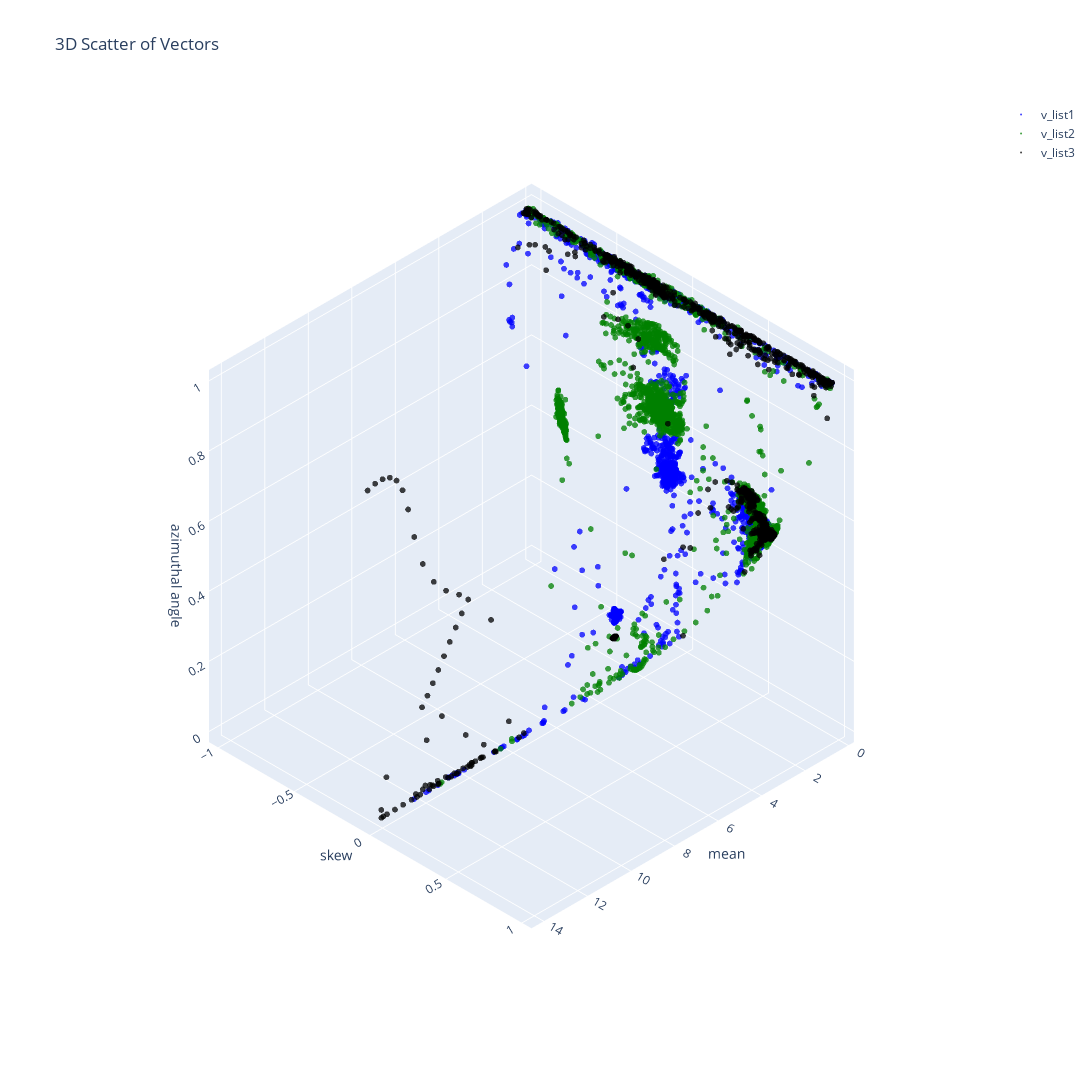

Notebook source saved alongside this figure:
### Code cell
import plotly.graph_objects as go

ds_f = 1

def extract_xyzc(v_list, color):
    x = [v[1] for v in v_list][::ds_f]
    y = [v[2] for v in v_list][::ds_f]
    z = [v[3] for v in v_list][::ds_f]
    c = [color] * len(x)
    return x, y, z, c

# Extract and assign uniform colors
x1, y1, z1, c1 = extract_xyzc(v_list1, 'blue')
x2, y2, z2, c2 = extract_xyzc(v_list2, 'green')
x3, y3, z3, c3 = extract_xyzc(v_list3, 'black')

fig = go.Figure(data=[
    go.Scatter3d(x=x1, y=y1, z=z1, mode='markers',
                 marker=dict(size=2, color=c1, opacity=0.75), name='v_list1'),
    go.Scatter3d(x=x2, y=y2, z=z2, mode='markers',
                 marker=dict(size=2, color=c2, opacity=0.75), name='v_list2'),
    go.Scatter3d(x=x3, y=y3, z=z3, mode='markers',
                 marker=dict(size=2, color=c3, opacity=0.75), name='v_list3')
])

fig.update_layout(
    title="3D Scatter of Vectors",
    scene=dict(
        xaxis_title="mean",
        yaxis_title="skew",
        zaxis_title="azimuthal angle",
        camera=dict(projection=dict(type="orthographic"))
    ),
    width=1500,
    height=1500
)

fig.show()

### Figure 1 — Plotly figure (JSON) as saved in the notebook; plotly's stock layout.template omitted (floating-point values rounded to 4 significant figures; data arrays with more than 128 entries replaced by an {"elided": "..."} marker saying what was removed)
{"data": [{"marker": {"color": {"elided": "2433 str values"}, "opacity": 0.75, "size": 2}, "mode": "markers", "name": "v_list1", "type": "scatter3d", "x": {"elided": "2433 float values"}, "y": {"elided": "2433 float values"}, "z": {"elided": "2433 float values"}}, {"marker": {"color": {"elided": "2432 str values"}, "opacity": 0.75, "size": 2}, "mode": "markers", "name": "v_list2", "type": "scatter3d", "x": {"elided": "2432 float values"}, "y": {"elided": "2432 float values"}, "z": {"elided": "2432 float values"}}, {"marker": {"color": {"elided": "1210 str values"}, "opacity": 0.75, "size": 2}, "mode": "markers", "name": "v_list3", "type": "scatter3d", "x": {"elided": "1210 float values"}, "y": {"elided": "1210 float values"}, "z": {"elided": "1210 float values"}}], "layout": {"height": 1500, "scene": {"camera": {"projection": {"type": "orthographic"}}, "xaxis": {"title": {"text": "mean"}}, "yaxis": {"title": {"text": "skew"}}, "zaxis": {"title": {"text": "azimuthal angle"}}}, "title": {"text": "3D Scatter of Vectors"}, "width": 1500}}
